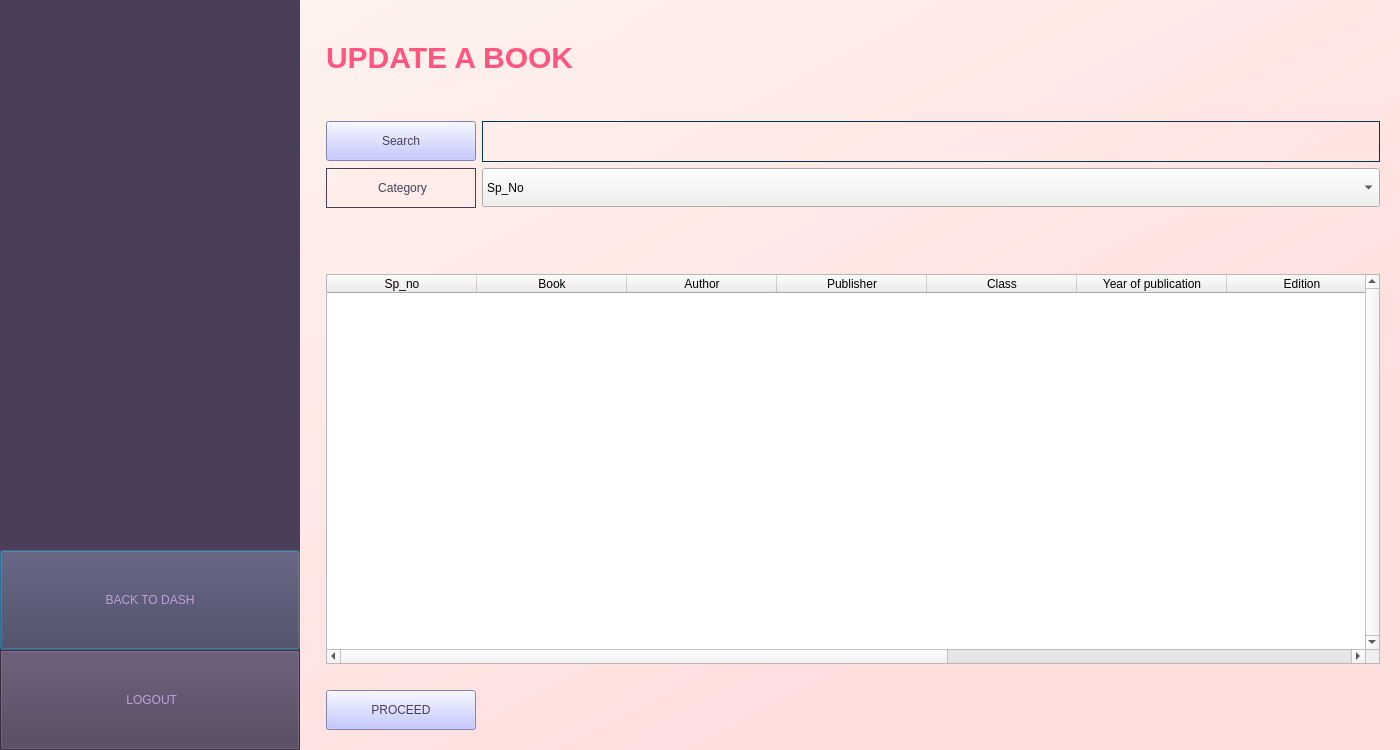
<?xml version="1.0" encoding="UTF-8"?>
<ui version="4.0">
 <class>registerDialog</class>
 <widget class="QDialog" name="registerDialog">
  <property name="geometry">
   <rect>
    <x>0</x>
    <y>0</y>
    <width>1400</width>
    <height>750</height>
   </rect>
  </property>
  <property name="minimumSize">
   <size>
    <width>1400</width>
    <height>750</height>
   </size>
  </property>
  <property name="windowTitle">
   <string>Dialog</string>
  </property>
  <layout class="QVBoxLayout" name="verticalLayout">
   <property name="leftMargin">
    <number>0</number>
   </property>
   <property name="topMargin">
    <number>0</number>
   </property>
   <property name="rightMargin">
    <number>0</number>
   </property>
   <property name="bottomMargin">
    <number>0</number>
   </property>
   <item>
    <widget class="QWidget" name="dashwidget" native="true">
     <property name="enabled">
      <bool>true</bool>
     </property>
     <property name="sizePolicy">
      <sizepolicy hsizetype="Expanding" vsizetype="Expanding">
       <horstretch>0</horstretch>
       <verstretch>0</verstretch>
      </sizepolicy>
     </property>
     <property name="minimumSize">
      <size>
       <width>1400</width>
       <height>750</height>
      </size>
     </property>
     <property name="styleSheet">
      <string notr="true">QWidget#dashwidget{
	background-color : qlineargradient(spread:pad, x1:0, y1:0, x2:1, y2:1, stop:0 rgba(254, 246, 239, 255), stop:0.766169 rgba(255, 222, 222, 255))
}</string>
     </property>
     <layout class="QGridLayout" name="gridLayout_3">
      <property name="sizeConstraint">
       <enum>QLayout::SetNoConstraint</enum>
      </property>
      <property name="leftMargin">
       <number>0</number>
      </property>
      <property name="topMargin">
       <number>0</number>
      </property>
      <property name="rightMargin">
       <number>0</number>
      </property>
      <property name="bottomMargin">
       <number>0</number>
      </property>
      <item row="0" column="0">
       <layout class="QHBoxLayout" name="horizontalLayout">
        <property name="sizeConstraint">
         <enum>QLayout::SetNoConstraint</enum>
        </property>
        <item>
         <widget class="QWidget" name="widget" native="true">
          <property name="minimumSize">
           <size>
            <width>300</width>
            <height>750</height>
           </size>
          </property>
          <property name="styleSheet">
           <string notr="true">background-color: rgb(75, 62, 87);</string>
          </property>
          <layout class="QVBoxLayout" name="verticalLayout_4">
           <property name="spacing">
            <number>0</number>
           </property>
           <property name="leftMargin">
            <number>0</number>
           </property>
           <property name="topMargin">
            <number>0</number>
           </property>
           <property name="rightMargin">
            <number>0</number>
           </property>
           <property name="bottomMargin">
            <number>0</number>
           </property>
           <item>
            <spacer name="verticalSpacer_3">
             <property name="orientation">
              <enum>Qt::Vertical</enum>
             </property>
             <property name="sizeType">
              <enum>QSizePolicy::Preferred</enum>
             </property>
             <property name="sizeHint" stdset="0">
              <size>
               <width>20</width>
               <height>1000</height>
              </size>
             </property>
            </spacer>
           </item>
           <item>
            <widget class="QPushButton" name="homeButton">
             <property name="minimumSize">
              <size>
               <width>300</width>
               <height>100</height>
              </size>
             </property>
             <property name="styleSheet">
              <string notr="true">font: 18pt &quot;Calibri&quot;;
color: rgb(190, 159, 221);</string>
             </property>
             <property name="text">
              <string>BACK TO DASH</string>
             </property>
            </widget>
           </item>
           <item>
            <widget class="QPushButton" name="logout">
             <property name="minimumSize">
              <size>
               <width>300</width>
               <height>100</height>
              </size>
             </property>
             <property name="styleSheet">
              <string notr="true">font: 18pt &quot;Calibri&quot;;
color:rgb(190, 159, 221);
background-color:rgb(75, 62, 87);</string>
             </property>
             <property name="text">
              <string> LOGOUT</string>
             </property>
             <property name="icon">
              <iconset>
               <normaloff>logout icon.png</normaloff>logout icon.png</iconset>
             </property>
             <property name="iconSize">
              <size>
               <width>30</width>
               <height>30</height>
              </size>
             </property>
            </widget>
           </item>
          </layout>
         </widget>
        </item>
        <item>
         <spacer name="verticalSpacer">
          <property name="orientation">
           <enum>Qt::Vertical</enum>
          </property>
          <property name="sizeHint" stdset="0">
           <size>
            <width>20</width>
            <height>40</height>
           </size>
          </property>
         </spacer>
        </item>
        <item>
         <layout class="QVBoxLayout" name="verticalLayout_3">
          <property name="sizeConstraint">
           <enum>QLayout::SetNoConstraint</enum>
          </property>
          <item>
           <spacer name="horizontalSpacer_3">
            <property name="orientation">
             <enum>Qt::Horizontal</enum>
            </property>
            <property name="sizeHint" stdset="0">
             <size>
              <width>40</width>
              <height>40</height>
             </size>
            </property>
           </spacer>
          </item>
          <item>
           <widget class="QLabel" name="libraryRecords">
            <property name="styleSheet">
             <string notr="true">font-size: 30px;
font: 75 26pt &quot;Trebuchet MS&quot;;
color: rgb(255, 85, 127);</string>
            </property>
            <property name="text">
             <string>&lt;html&gt;&lt;head/&gt;&lt;body&gt;&lt;p&gt;&lt;span style=&quot; font-weight:600;&quot;&gt;UPDATE A BOOK&lt;/span&gt;&lt;/p&gt;&lt;/body&gt;&lt;/html&gt;</string>
            </property>
            <property name="textFormat">
             <enum>Qt::AutoText</enum>
            </property>
           </widget>
          </item>
          <item>
           <spacer name="horizontalSpacer">
            <property name="orientation">
             <enum>Qt::Horizontal</enum>
            </property>
            <property name="sizeHint" stdset="0">
             <size>
              <width>40</width>
              <height>40</height>
             </size>
            </property>
           </spacer>
          </item>
          <item>
           <layout class="QGridLayout" name="gridLayout">
            <property name="topMargin">
             <number>0</number>
            </property>
            <item row="1" column="0">
             <widget class="QLabel" name="category">
              <property name="minimumSize">
               <size>
                <width>150</width>
                <height>40</height>
               </size>
              </property>
              <property name="layoutDirection">
               <enum>Qt::LeftToRight</enum>
              </property>
              <property name="styleSheet">
               <string notr="true">font: 11pt &quot;Calibri&quot;;
color: rgb(75, 62, 87);
border : 1px solid rgb(75, 62, 87);</string>
              </property>
              <property name="text">
               <string>&lt;html&gt;&lt;head/&gt;&lt;body&gt;&lt;p align=&quot;center&quot;&gt;Category&lt;/p&gt;&lt;/body&gt;&lt;/html&gt;</string>
              </property>
             </widget>
            </item>
            <item row="1" column="1">
             <widget class="QComboBox" name="categoryBox">
              <property name="minimumSize">
               <size>
                <width>684</width>
                <height>39</height>
               </size>
              </property>
              <property name="styleSheet">
               <string notr="true"/>
              </property>
              <property name="editable">
               <bool>false</bool>
              </property>
              <item>
               <property name="text">
                <string>Sp_No</string>
               </property>
              </item>
              <item>
               <property name="text">
                <string>Book_Title</string>
               </property>
              </item>
              <item>
               <property name="text">
                <string>Author_Name</string>
               </property>
              </item>
              <item>
               <property name="text">
                <string>Publisher</string>
               </property>
              </item>
              <item>
               <property name="text">
                <string>Class</string>
               </property>
              </item>
              <item>
               <property name="text">
                <string>Year_Of_Publication</string>
               </property>
              </item>
              <item>
               <property name="text">
                <string>Edition</string>
               </property>
              </item>
              <item>
               <property name="text">
                <string>Subject</string>
               </property>
              </item>
              <item>
               <property name="text">
                <string>Category</string>
               </property>
              </item>
              <item>
               <property name="text">
                <string>Cost</string>
               </property>
              </item>
             </widget>
            </item>
            <item row="0" column="1">
             <widget class="QLineEdit" name="searchfield">
              <property name="minimumSize">
               <size>
                <width>684</width>
                <height>41</height>
               </size>
              </property>
              <property name="styleSheet">
               <string notr="true">background-color: rgba(0, 0, 0, 0);
border:1px solid rgb(0, 55, 80);
color: rgb(0, 55, 80);
font: 75 14pt &quot;Calibri&quot; bold;

</string>
              </property>
              <property name="text">
               <string/>
              </property>
              <property name="placeholderText">
               <string/>
              </property>
             </widget>
            </item>
            <item row="0" column="0">
             <widget class="QPushButton" name="searchButton">
              <property name="minimumSize">
               <size>
                <width>150</width>
                <height>40</height>
               </size>
              </property>
              <property name="maximumSize">
               <size>
                <width>150</width>
                <height>40</height>
               </size>
              </property>
              <property name="styleSheet">
               <string notr="true">font: 11pt &quot;Calibri&quot;;
color:rgb(75, 62, 87);
background-color:rgb(178, 182, 255);


</string>
              </property>
              <property name="text">
               <string>Search</string>
              </property>
             </widget>
            </item>
           </layout>
          </item>
          <item>
           <spacer name="horizontalSpacer_2">
            <property name="orientation">
             <enum>Qt::Horizontal</enum>
            </property>
            <property name="sizeHint" stdset="0">
             <size>
              <width>40</width>
              <height>20</height>
             </size>
            </property>
           </spacer>
          </item>
          <item>
           <widget class="QLabel" name="confirm">
            <property name="styleSheet">
             <string notr="true">font: 13pt &quot;Calibri&quot; bold;
color:rgb(170, 0, 0);</string>
            </property>
            <property name="text">
             <string/>
            </property>
           </widget>
          </item>
          <item>
           <spacer name="horizontalSpacer_5">
            <property name="orientation">
             <enum>Qt::Horizontal</enum>
            </property>
            <property name="sizeHint" stdset="0">
             <size>
              <width>40</width>
              <height>20</height>
             </size>
            </property>
           </spacer>
          </item>
          <item>
           <widget class="QTableWidget" name="registertable">
            <property name="styleSheet">
             <string notr="true">font: 8pt &quot;Calibri&quot;;
</string>
            </property>
            <property name="verticalScrollBarPolicy">
             <enum>Qt::ScrollBarAlwaysOn</enum>
            </property>
            <property name="horizontalScrollBarPolicy">
             <enum>Qt::ScrollBarAlwaysOn</enum>
            </property>
            <property name="sizeAdjustPolicy">
             <enum>QAbstractScrollArea::AdjustIgnored</enum>
            </property>
            <property name="autoScrollMargin">
             <number>16</number>
            </property>
            <property name="editTriggers">
             <set>QAbstractItemView::NoEditTriggers</set>
            </property>
            <property name="showDropIndicator" stdset="0">
             <bool>true</bool>
            </property>
            <property name="alternatingRowColors">
             <bool>true</bool>
            </property>
            <property name="gridStyle">
             <enum>Qt::SolidLine</enum>
            </property>
            <property name="columnCount">
             <number>10</number>
            </property>
            <attribute name="horizontalHeaderDefaultSectionSize">
             <number>150</number>
            </attribute>
            <attribute name="horizontalHeaderStretchLastSection">
             <bool>false</bool>
            </attribute>
            <attribute name="verticalHeaderStretchLastSection">
             <bool>false</bool>
            </attribute>
            <column>
             <property name="text">
              <string>Sp_no</string>
             </property>
            </column>
            <column>
             <property name="text">
              <string>Book</string>
             </property>
            </column>
            <column>
             <property name="text">
              <string>Author</string>
             </property>
            </column>
            <column>
             <property name="text">
              <string>Publisher</string>
             </property>
            </column>
            <column>
             <property name="text">
              <string>Class</string>
             </property>
            </column>
            <column>
             <property name="text">
              <string>Year of publication</string>
             </property>
            </column>
            <column>
             <property name="text">
              <string>Edition</string>
             </property>
            </column>
            <column>
             <property name="text">
              <string>Subject</string>
             </property>
            </column>
            <column>
             <property name="text">
              <string>Category</string>
             </property>
            </column>
            <column>
             <property name="text">
              <string>Cost</string>
             </property>
            </column>
           </widget>
          </item>
          <item>
           <spacer name="horizontalSpacer_4">
            <property name="orientation">
             <enum>Qt::Horizontal</enum>
            </property>
            <property name="sizeHint" stdset="0">
             <size>
              <width>40</width>
              <height>20</height>
             </size>
            </property>
           </spacer>
          </item>
          <item>
           <widget class="QPushButton" name="confirmbutton">
            <property name="minimumSize">
             <size>
              <width>150</width>
              <height>40</height>
             </size>
            </property>
            <property name="maximumSize">
             <size>
              <width>150</width>
              <height>40</height>
             </size>
            </property>
            <property name="styleSheet">
             <string notr="true">font: 11pt &quot;Calibri&quot;;
color:rgb(75, 62, 87);
background-color:rgb(178, 182, 255);

</string>
            </property>
            <property name="text">
             <string>PROCEED</string>
            </property>
           </widget>
          </item>
          <item>
           <spacer name="horizontalSpacer_6">
            <property name="orientation">
             <enum>Qt::Horizontal</enum>
            </property>
            <property name="sizeHint" stdset="0">
             <size>
              <width>40</width>
              <height>20</height>
             </size>
            </property>
           </spacer>
          </item>
         </layout>
        </item>
        <item>
         <spacer name="verticalSpacer_2">
          <property name="orientation">
           <enum>Qt::Vertical</enum>
          </property>
          <property name="sizeHint" stdset="0">
           <size>
            <width>20</width>
            <height>40</height>
           </size>
          </property>
         </spacer>
        </item>
       </layout>
      </item>
     </layout>
    </widget>
   </item>
  </layout>
 </widget>
 <resources/>
 <connections/>
</ui>
